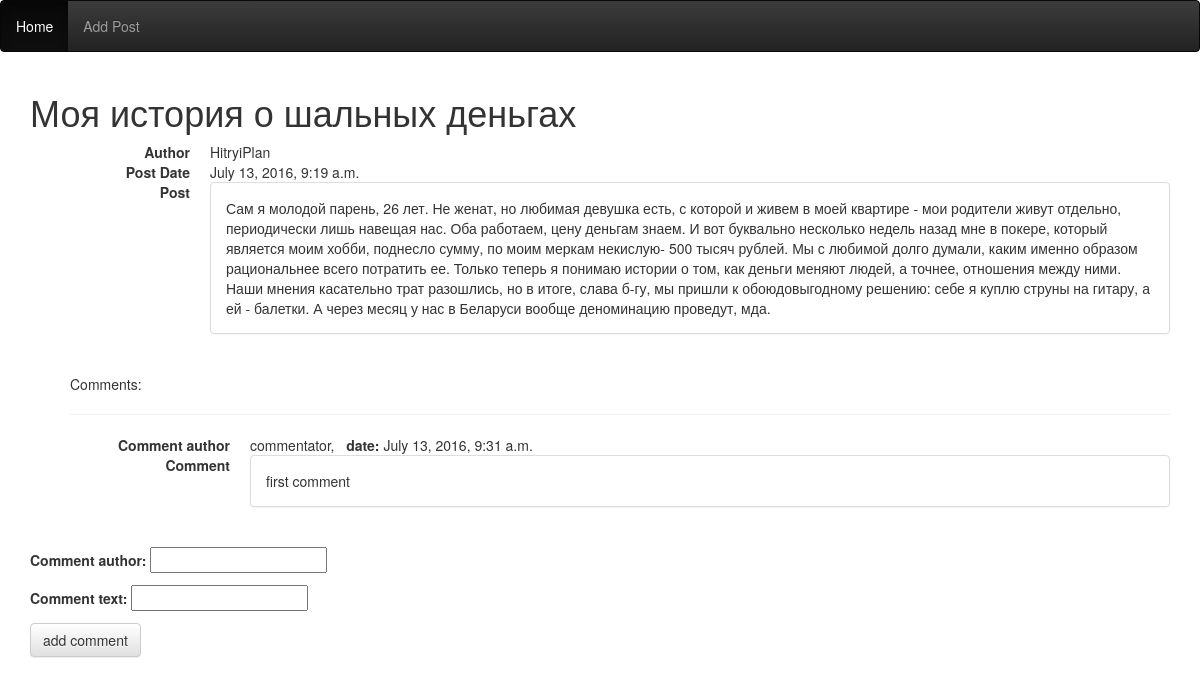
Screenshot of /blogApp/23/ with the database file from the repository.
### blogApp/models.py (models this page shows, shortened)
class BlogPost(models.Model):
    post_head = models.CharField("Head",max_length=150)
    post_text = models.CharField(max_length=10000)
    post_date = models.DateTimeField('date published')
    post_author = models.CharField(max_length=20)
    post_condition = models.BooleanField(default= False)

class Comments(models.Model):
    comment_text = models.CharField(max_length=500)
    comment_author = models.CharField(max_length=20)
    comment_date = models.DateTimeField('comment date')
    post = models.ForeignKey(BlogPost, on_delete=models.CASCADE)

### blogApp/views.py (the view)
# urls.py: url(r'^(?P<post_id>\d+)/$', views.detail, name='detail'),
def detail (request, post_id):
    try:
        this_post = BlogPost.objects.get(pk=post_id,post_condition = True)
    except BlogPost.DoesNotExists:
        raise Http404('Post does not exist')
    this_comments = Comments.objects.filter(post=this_post)
    if request.method == "POST":
        form = CommentsForm(request.POST)
        if form.is_valid():
            new_commint = form.save(commit= False)
            new_commint.comment_date = datetime.datetime.now()
            new_commint.post_id = post_id
            new_commint.save()
            return redirect("blog:detail", post_id)
    else:
        form = CommentsForm()
    return render(request, 'blogApp/detail.html', {'this_post': this_post, 'this_comments': this_comments,'form': form})

### blogApp/forms.py
class CommentsForm (forms.ModelForm):
    class Meta:
        model = Comments
        fields = ('comment_author','comment_text',)

### blogApp/templates/blogApp/detail.html (shortened to what this page needs)
{% load staticfiles %}
<link rel="stylesheet" type="text/css" href="{% static 'blogApp/bootstrap.min.css' %}" />
<link rel="stylesheet" type="text/css" href="{% static 'blogApp/jquery-3.0.0.min.js' %}" />
<link rel="stylesheet" type="text/css" href="{% static 'blogApp/bootstrap-theme.min.css' %}" />
{%include "blogApp/top4ik.html"%}
<div class="container">
<h1>
{{this_post.post_head}}
</h1>
<dl class="dl-horizontal">
  <dt>Author</dt>
  <dd>{{this_post.post_author}} </dd>
        <dt>Post Date</dt>
  <dd>{{this_post.post_date}}</dd>
    <dt>Post</dt>
  <dd> <div class="panel panel-default">
  <div class="panel-body">
    {{this_post.post_text}}
  </div>
</div>
      </dd>
</dl>
<ul>
     <body>Comments: </body>
{% if this_comments %}
    {% for comment in this_comments %}
    <hr>
    <dl class="dl-horizontal">
        <dt>Comment author</dt>
          <dd> {{ comment.comment_author }}, &nbsp; <strong> date: </strong> {{comment.comment_date}}</dd>
        <dt>Comment</dt>
        <dd> <div class="panel panel-default">
          <div class="panel-body">{{ comment.comment_text }}</div>
            </div>
        </dd>
    </dl>
    {% endfor %}
    </ul>
{% else %}
    <p>No comments are available.</p>
{% endif %}
{% block content %}
<form method="post" class="comment-form">{% csrf_token %}
    {{form.as_p}}
    <button type="submit" class="save btn btn-default">add comment</button>
</form>
{% endblock %}
</div>

### rows the page displays
BlogPost: post_head "Моя история о шальных деньгах", post_author "HitryiPlan", post_date "July 13, 2016, 9:19 a.m.", post_text "Сам я молодой парень, 26 лет. Не женат, но любимая девушка есть, с которой и живем в моей квартире - мои родители живут отдельно, периодически лишь навещая нас. Оба работаем, цену деньгам знаем. И вот буквально несколько недель назад мне в покере, который является моим хобби, поднесло сумму, по моим меркам некислую- 500 тысяч рублей. Мы с любимой долго думали, каким именно образом рациональнее всего потратить ее. Только теперь я понимаю истории о том, как деньги меняют людей, а точнее, отношения между ними. Наши мнения касательно трат разошлись, но в итоге, слава б-гу, мы пришли к обоюдовыгодному решению: себе я куплю струны на гитару, а ей - балетки. А через месяц у нас в Беларуси вообще…"
Comments: comment_author "commentator", comment_date "July 13, 2016, 9:31 a.m.", comment_text "first comment"
